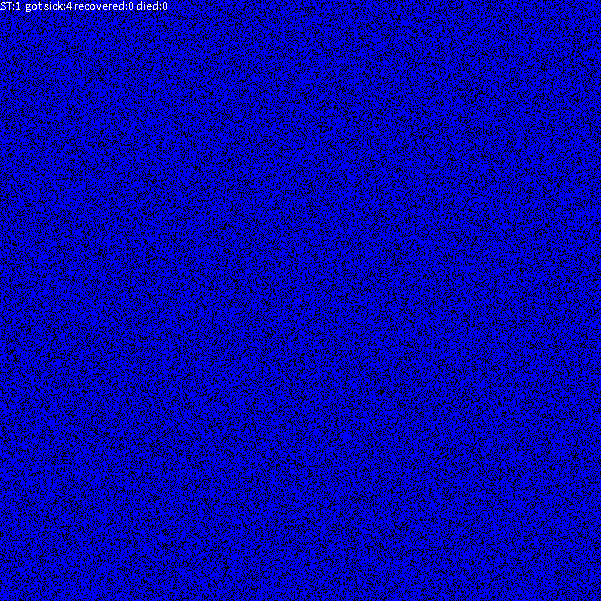
Frame 1 (no input)
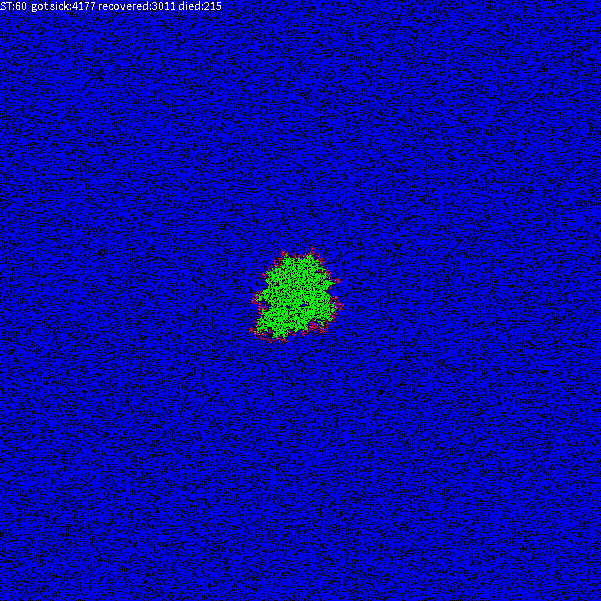
Frame 60 (the mouse pressed at the canvas centre just before this capture)
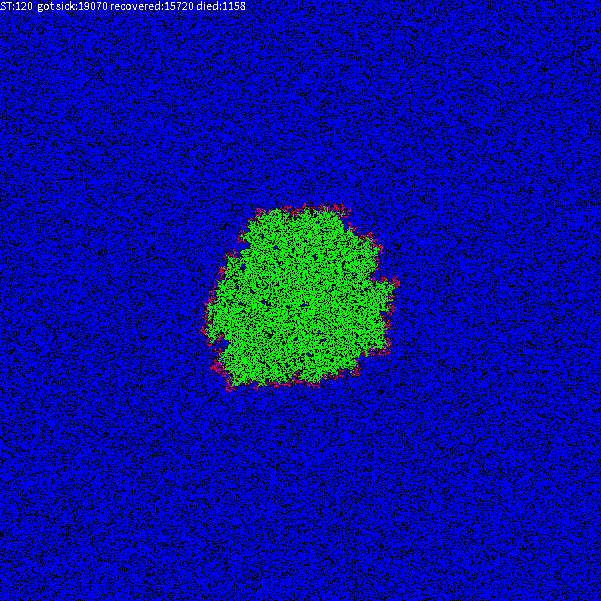
Frame 120 (the mouse held since frame 60 and released just before this capture)

The Processing sketch that drew these frames (run headless with seeded random() and noise(); from frame 60 on, the mouse is pressed at the canvas centre):

// Processing sketch: ModelSIR5
// ── ModelSIR5.pde
// Two-dimensional, probabilistic (MC steps) cellular automaton - SIR rule
// Seeding the table at the beginning with a given density of healthy cells and a single infected cell
// NUMBER OF INTERACTIONS 4, but the probability of infection is not equal to 1 only PTransfer
// DISEASE lasts in the infected Duration steps unless he dies (PDeath)
// WE COLLECT TOTAL STATISTICS FROM THE ENTIRE EPIDEMIC: int sumInfected,sumRecovered,sumDeath;
//-////////////////////////////////////////////////////////////////////////////////////////////////////

int WorldSize=601; //How many elements do we want in a line and how many lines (square array)

int[][] World=new int[WorldSize][WorldSize]; //Creating the world table

float IDens=0.70; //Initial density in the array -
                  // QUESTION: what is the threshold density,
                  // at which the epidemic will ALWAYS attack the entire world? (if it starts)
                  // Although there may be small areas that it has missed.

//`final` is something like constants ;-)
final int Duration=7; //Duration of a single infection!
final int Empty=0; 
final int Susceptible=1;
final int Infected=2;
final int Recovered=Infected+Duration;
final float PTransfer=0.75;   //Probability of infecting an agent in a single interaction
final float PDeath=0.01;      //Average probability of death on a given day of illness

//STATISTICS COUNTED DURING SIMULATION
int sumInfected=0;  // Sick
int sumRecovered=0; // Recovery
int sumDeath=0;     // Those who died

void setup()
{ 
 size(601,601); //Square window
 noSmooth();    //It speeds up simulations significantly
 
 if(IDens>0)
  {
   for(int i=0;i<World.length;i++) //Seeding the array
    for(int j=0;j<World.length;j++) 
      if(random(1.0)<IDens)
        World[i][j]=Susceptible;
      else
        World[i][j]=Empty; //For initialization certainty, especially if "Empty" was not zero.
  }
 
 World[WorldSize/2][WorldSize/2]=Infected;
  
 frameRate(100);
}

int t=0;

void draw()
{  
  for(int i=0;i<World.length;i++) //Visualization, in other words "drawing on the screen"
    for(int j=0;j<World.length;j++) 
    {
      switch(World[i][j]){ //The switch statement allows us to select any color depending on the number in the cell
      case Recovered:  stroke(0,255,0);break; // He is cured
      case Infected:   stroke(255,0,0);break; // He got sick
      case Susceptible:stroke(0,0,255);break; // Susceptible
      case Empty:      stroke(0,0,0);break;   // Empty cell
      default:         stroke(random(255),0,random(255)); // Sick
      break;
      } 
      point(i,j);
    }
  
  //Changing the state of the automaton - Monte Carlo step
  //STATES: Empty=0; Susceptible=1; Infected=2; Recovered=Infected+Duration;
  for(int a=0;a<World.length*World.length;a++) //As many draws as there are cells
  {
       //Random agent selection
       int i=(int)random(World.length);
       int j=(int)random(World.length);
       
       //If empty or healthy, nothing happens
       if(World[i][j]<Infected || Recovered<=World[i][j]) continue;
       
       //Calculating the location of neighbors
       int right = (i+1) % WorldSize;      
       int left  = (WorldSize+i-1) % WorldSize;
       int dw=(j+1) % WorldSize;   
       int up=(WorldSize+j-1) % WorldSize;

       if(World[left] [j]==Susceptible && random(1) < PTransfer) 
        {World[left][j]=Infected; sumInfected++;}
       if(World[right][j]==Susceptible && random(1) < PTransfer) 
        {World[right][j]=Infected; sumInfected++;}
       if(World[i][up]==Susceptible && random(1) < PTransfer) 
        {World[i][up]=Infected; sumInfected++;}
       if(World[i][dw]==Susceptible && random(1) < PTransfer) 
        {World[i][dw]=Infected; sumInfected++;}

       float prob=random(1); //Fate for the day
       
       if(prob<PDeath) //He dies that day
        {World[i][j]=Empty;sumDeath++;}
        else
        {
           //Or he is cured,
          if(++World[i][j]==Recovered)
              sumRecovered++;
         //else //or STILL SUFFERING!
        }
   }
      
   t++; //Next generation/step/year
   text("ST:"+t+"  got sick:"+sumInfected+" recovered:"+sumRecovered+" died:"+sumDeath
         ,0,10);
   println("ST:"+t+"\tZ\t"+sumInfected+"\tW\t"+sumRecovered+"\tU\t"+sumDeath);
}

//For more fun ;-)
void mousePressed()
{
  int i=mouseX;
  int j=mouseY;
  World[i][j]=Infected;
}

//*////////////////////////////////////////////////////////////////////////////////
// Author: Wojciech T. Borkowski
// Materials for the script "Processing in education and simulation
// https://github.com/borkowsk/bookProcessingEN
/// @date 2026-10-16 (last modification)
//*////////////////////////////////////////////////////////////////////////////////
